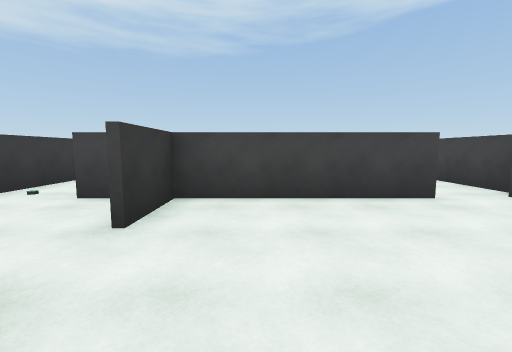
View 1 (above)

15 first-person views from a walk through a Unity game level. The camera is 1.5 m above the floor, tilts 6° down and sees 90° across. The floor is counted in squares, 2 m on a side. Each view is taken from the middle of a square. On the plan, view 1 faces up. The plan holds only what a view shows up to about 9 squares ahead; the rest is blank. The place goes on beyond the plan. The player is left out. Door leaves are left out, so doorways stand open.

View 2
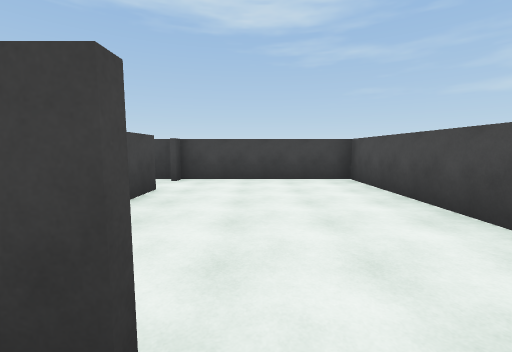

View 3
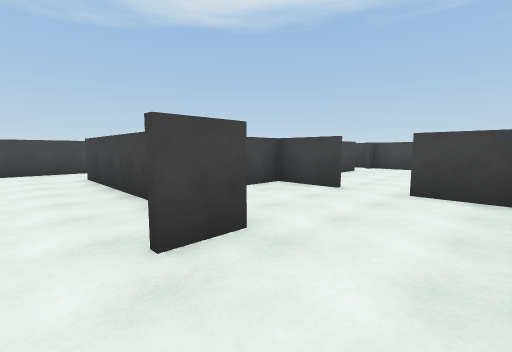

View 4
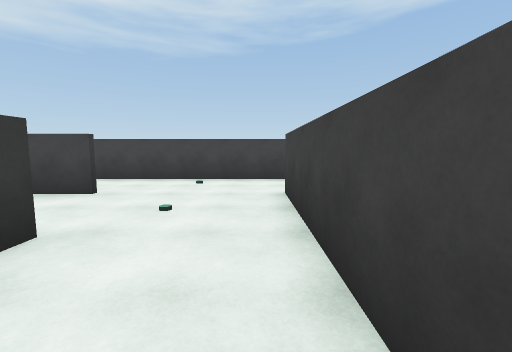

View 5
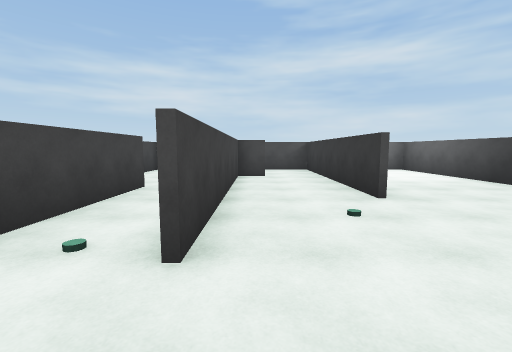

View 6
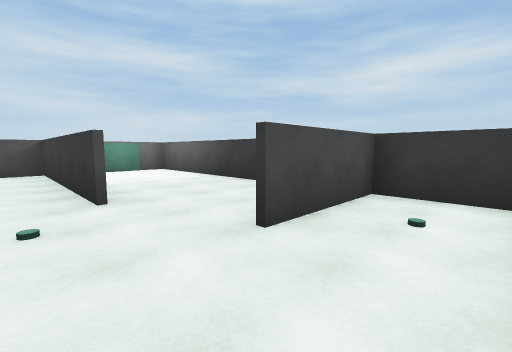

View 7
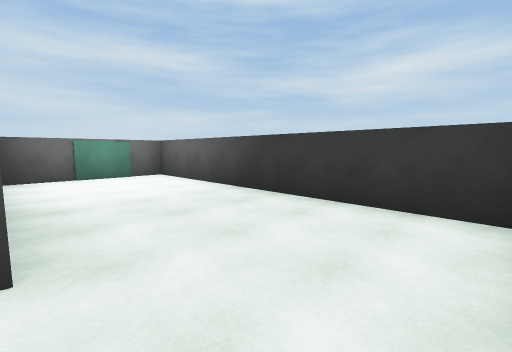

View 8
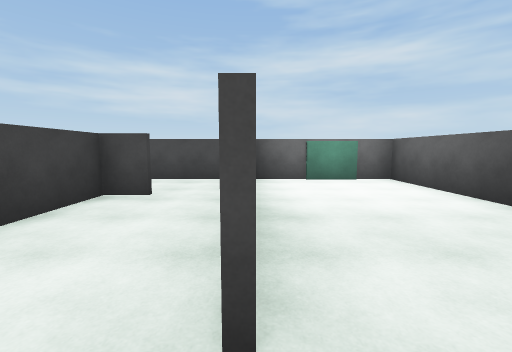

View 9
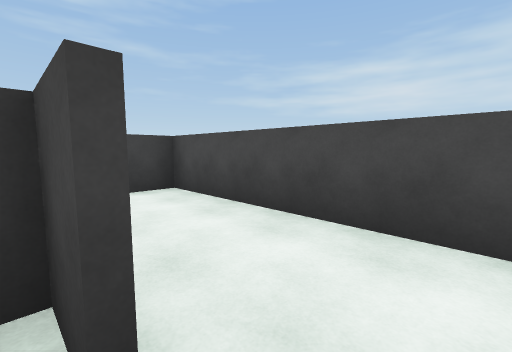

View 10
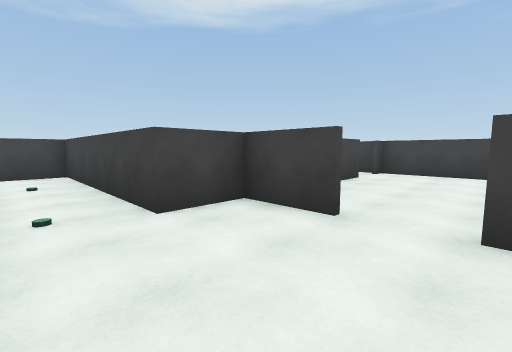

View 11
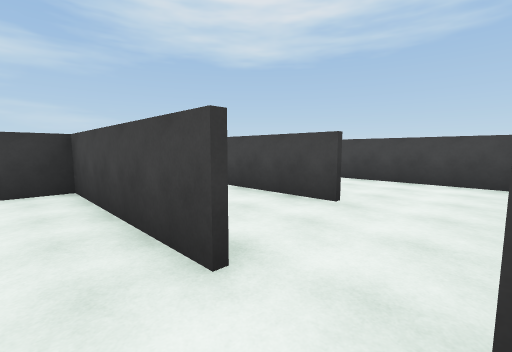

View 12
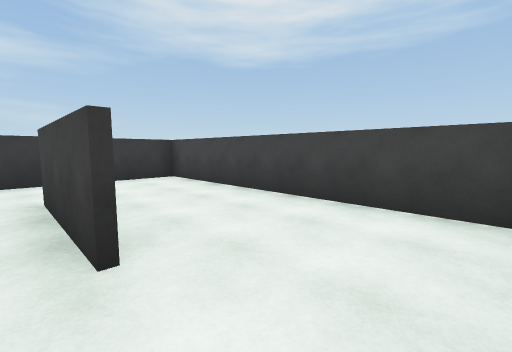

View 13
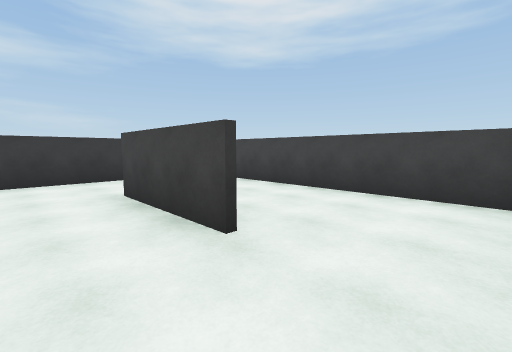

View 14
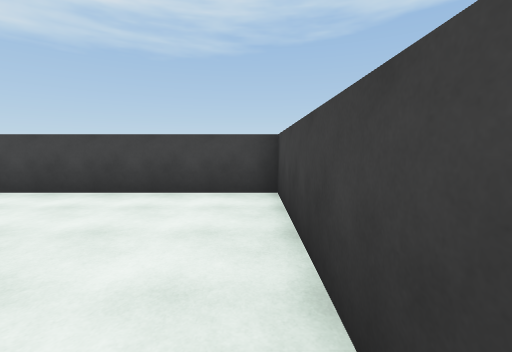

View 15
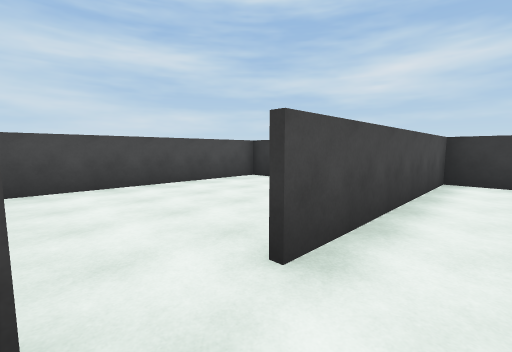

### Floor plan
Ten units are one square. View 1 is at (0, 0); x grows to the right and y downward. Boxes are objects, and circles mark ways between rooms. Rooms are numbered by the first view taken in them; rooms with no view inside come last. Other rooms are left out.
<svg viewBox="-109 -100 158 109">
<path fill="none" stroke="#000" d="M29 -39 -11 -39M-12 -4 -12 4 44 4 44 -39M-12 -40 -12 -24M-44 -17 -52 -17M-14 -22 -14 -39M-54 4 -14 4 -14 -11M-11 -39 -28 -39M-69 -52 -69 4 -54 4M-28 -39 -28 -94M-54 -19 -45 -19 -45 -74M-30 -94 -90 -94M-104 -91 -104 -74 -77 -74M24 -64 -4 -64M44 -40 44 -65M-26 -65 -26 -40 28 -40M-104 -71 -104 4 -69 4M-76 -72 -88 -72M44 -65 44 -94 -30 -94M-26 -95 -26 -65"/>
<circle cx="-10" cy="-15" r="3" fill="#2a7"/>
<circle cx="35" cy="-40" r="3" fill="#2a7"/>
<circle cx="-45" cy="-5" r="3" fill="#2a7"/>
<circle cx="-80" cy="-60" r="3" fill="#2a7"/>
<circle cx="-15" cy="-60" r="3" fill="#2a7"/>
<circle cx="35" cy="-60" r="3" fill="#2a7"/>
<text x="20" y="-20">1</text>
<text x="-30" y="-10">2</text>
<text x="-60" y="-60">3</text>
<text x="10" y="-50">4</text>
<text x="-90" y="-30">5</text>
<text x="10" y="-80">6</text>
</svg>
Room 1 opens to room 2. Room 1 opens to room 4. Room 2 opens to room 3. Room 3 opens to room 5. Room 4 opens to room 6.

Where each view was taken, in squares from view 1:
view 1: 0 up, 0 right, facing up
view 2: 2 up, 2 left, facing right
view 3: 0 up, 6 left, facing up-right
view 4: 3 up, 5 left, facing up
view 5: 9 up, 5 left, facing down
view 6: 9 up, 6 left, facing down-left
view 7: 7 up, 7 left, facing down-left
view 8: 6 up, 7 left, facing down
view 9: 2 up, 6 left, facing down-right
view 10: 1 up, 4 left, facing up-right
view 11: 3 up, 4 right, facing up-left
view 12: 6 up, 4 right, facing up-left
view 13: 5 up, 4 right, facing up-left
view 14: 5 up, 4 right, facing up
view 15: 5 up, 4 right, facing down-left
